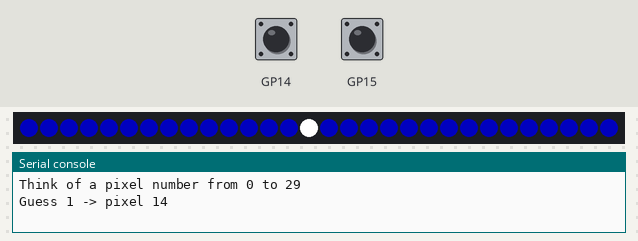
The program below on a simulated Raspberry Pi Pico running MicroPython. On the bench: 30 RGB LEDs in strip order, left to right, the last lines printed to the serial console. The inputs (shaded band) are chosen by the test bench; at power-on: GP14 HIGH, GP15 HIGH.

Above: at 2.6 s.
2.7 s: GP14 pulled LOW for 0.15 s
At 4.0 s:
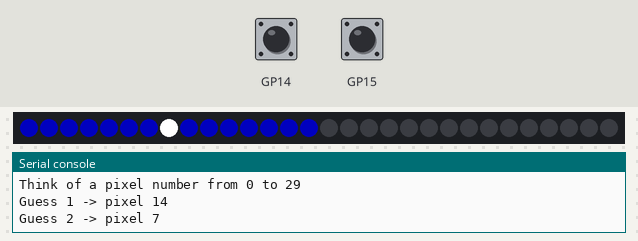
4.3 s: GP15 pulled LOW for 0.15 s
At 5.1 s:
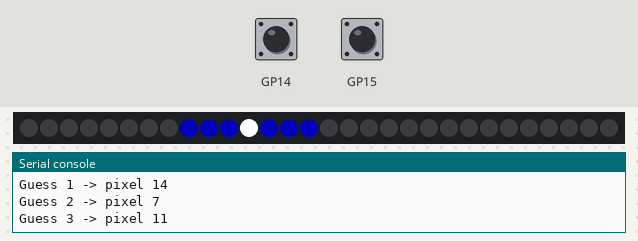
5.9 s: GP14 pulled LOW for 1 s
At 7.6 s:
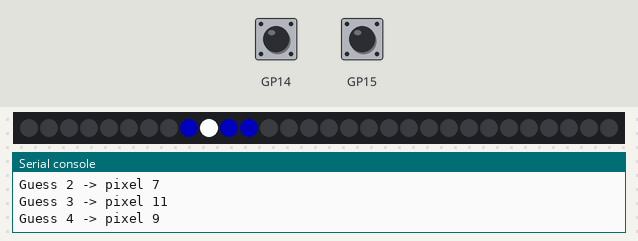
8.4 s: GP15 pulled LOW for 1 s
10.9 s: GP14 pulled LOW for 0.15 s
At 16.4 s:
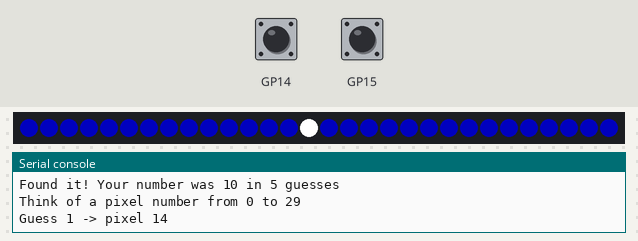
Timing chart, 0 to 17.1 s (numbered marks = the images above; inputs shaded):
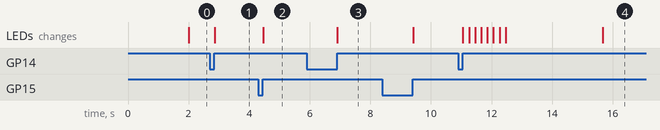

The program:

46-binary-search-visualizer.py
```python
# Lab 46: Binary Search Visualizer
# Filename: 46-binary-search-visualizer.py
# Version: 1.0.0
#
# Think of a pixel number from 0 to NUMBER_PIXELS-1 in your head. Press
# Button 1 if your number is HIGHER than the lit pixel. Press Button 2
# if it is LOWER than or equal to the lit pixel. Watch how few guesses
# it takes to find your number!

from machine import Pin
from neopixel import NeoPixel
from utime import sleep
import config

# hardware settings from config.py
NEOPIXEL_PIN = config.NEOPIXEL_PIN
NUMBER_PIXELS = config.NUMBER_PIXELS
BUTTON_PIN_1 = config.BUTTON_PIN_1
BUTTON_PIN_2 = config.BUTTON_PIN_2

strip = NeoPixel(Pin(NEOPIXEL_PIN), NUMBER_PIXELS)
button1 = Pin(BUTTON_PIN_1, Pin.IN, Pin.PULL_UP)
button2 = Pin(BUTTON_PIN_2, Pin.IN, Pin.PULL_UP)


def draw_range(low, high, guess):
    for i in range(NUMBER_PIXELS):
        if i == guess:
            strip[i] = (255, 255, 255)   # current guess: white
        elif low <= i <= high:
            strip[i] = (0, 0, 80)        # still in range: dim blue
        else:
            strip[i] = (0, 0, 0)         # ruled out: off
    strip.write()


def wait_for_button():
    while True:
        if button1.value() == 0:
            return "higher"
        if button2.value() == 0:
            return "lower"
        sleep(0.01)


def wait_for_release():
    while button1.value() == 0 or button2.value() == 0:
        sleep(0.01)


while True:
    print("Think of a pixel number from 0 to", NUMBER_PIXELS - 1)
    sleep(2)

    low, high = 0, NUMBER_PIXELS - 1
    guesses = 0

    while low < high:
        guess = (low + high) // 2
        draw_range(low, high, guess)
        guesses += 1
        print("Guess", guesses, "-> pixel", guess)

        answer = wait_for_button()
        wait_for_release()

        if answer == "higher":
            low = guess + 1
        else:
            high = guess

    draw_range(low, high, low)
    print("Found it! Your number was", low, "in", guesses, "guesses")

    for _ in range(4):
        strip[low] = (0, 255, 0)
        strip.write()
        sleep(0.2)
        strip[low] = (0, 0, 0)
        strip.write()
        sleep(0.2)

    sleep(1)
```

config.py
```python
# Moving Rainbow Configuration file
# Filename: config.py
# Version: 1.0.0
#
# This file contains the hardware configuration for your kit.
# It is imported by each program.
NEOPIXEL_PIN = 0
NUMBER_PIXELS = 30
BUTTON_PIN_1 = 15
BUTTON_PIN_2 = 14
```

Measured:
- after the input at 2.7 s, the LEDs: change after 0.16 s (image 1)
- after the input at 4.3 s, the LEDs: change after 0.16 s (image 2)
- after the input at 5.9 s, the LEDs: change after 1.0 s (image 3)
- after the input at 10.9 s, the LEDs: first change after 0.16 s (image 4 shows a later state)
